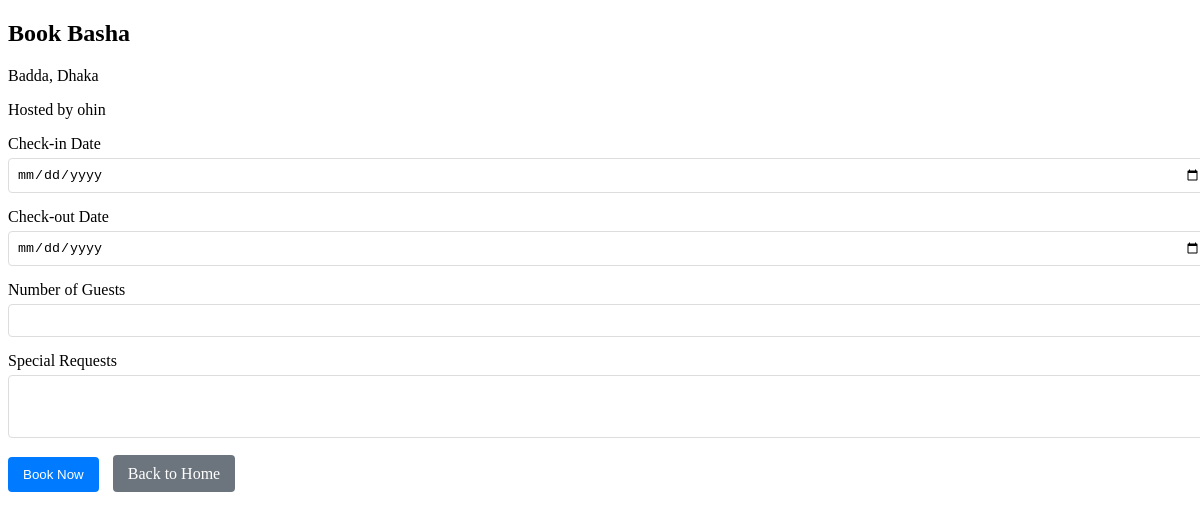
The app's page /booking/property/1/book (signed in) with its own data.
### app/models/property.py (models this page shows, shortened)
class Property(db.Model):
    id = db.Column(db.Integer, primary_key=True)
    title = db.Column(db.String(120), nullable=False)
    description = db.Column(db.Text, nullable=False)
    location = db.Column(db.String(200))
    price = db.Column(db.Float, nullable=False, default=0.0)
    host_id = db.Column(db.Integer, db.ForeignKey('user.id'), nullable=False)
    max_guests = db.Column(db.Integer)
    status = db.Column(db.String(20), default='active')  # active, inactive, pending, rejected
    area = db.Column(db.String(100), nullable=False)
    city = db.Column(db.String(100), nullable=False)
    created_at = db.Column(db.DateTime, default=datetime.utcnow)
    photos = db.relationship("PropertyPhoto", back_populates="property", cascade="all, delete-orphan")
    bookings = db.relationship("Booking", back_populates="property_item", cascade="all, delete-orphan", passive_deletes=True)
    host = db.relationship("User", back_populates="hosted_properties", foreign_keys=[host_id])
    photos_rel = db.relationship('PropertyPhoto', back_populates='property', cascade="all, delete-orphan")
    reviews = db.relationship('Review', back_populates='property', cascade='all, delete-orphan')
    wishlisted_by = db.relationship("Wishlist", back_populates="property")

### app/models/user.py (models this page shows, shortened)
class User(UserMixin, db.Model):
    __tablename__ = 'user'
    id = db.Column(db.Integer, primary_key=True)
    username = db.Column(db.String(100), nullable=False)
    email = db.Column(db.String(120), unique=True, nullable=False)
    password_hash = db.Column(db.String(128), nullable=False)
    role = db.Column(db.String(20), default='guest')
    profile_photo = db.Column(db.String(200))
    bio = db.Column(db.Text)
    date_created = db.Column(db.DateTime, default=datetime.utcnow)
    is_admin = db.Column(db.Boolean, default=False)
    hosted_properties = db.relationship('Property',back_populates='host',foreign_keys='Property.host_id',cascade='all, delete-orphan')
    bookings = db.relationship('Booking',back_populates='guest',foreign_keys='Booking.guest_id',cascade='all, delete-orphan')
    reviews = db.relationship('Review', back_populates='user', cascade='all, delete-orphan')
    wishlist = db.relationship("Wishlist", back_populates="user", cascade="all, delete-orphan")

### app/routes/booking.py (the view, shortened to what this page needs)
@booking_bp.route('/property/<int:property_id>/book', methods=['GET', 'POST'])
@login_required
def book_property(property_id):
    property = Property.query.get_or_404(property_id)
    form = BookingForm()
    nights = None
    total_price = None
    return render_template(
        'book_property.html',
        form=form,
        property=property,
        nights=nights,
        total_price=total_price
    )

### app/forms/booking_form.py
class BookingForm(FlaskForm):
    check_in = DateField('Check-in Date', validators=[DataRequired()])
    check_out = DateField('Check-out Date', validators=[DataRequired()])
    guests = IntegerField('Number of Guests', validators=[DataRequired(), NumberRange(min=1)])
    notes = TextAreaField('Special Requests')
    submit = SubmitField('Book Now')

### app/models/user.py (called while the page is built)
@login_manager.user_loader
def load_user(user_id):
    return User.query.get(int(user_id))

### app/templates/book_property.html (shortened to what this page needs)
<!DOCTYPE html>
<html>
<head>
</head>
<body>
<div class="container">
    <h2>Book {{ property.title }}</h2>
    <div class="property-info">
        <p>{{ property.area or 'N/A' }}, {{ property.city or 'N/A' }}</p>
        <p>Hosted by {{ property.host.username }}</p>
    </div>
    <form method="POST" id="booking-form" action="{{ url_for('booking.book_property', property_id=property.id) }}">
        <div class="form-group">
            {{ form.check_in.label }}
            {{ form.check_in(class="form-control") }}
        </div>
        <div class="form-group">
            {{ form.check_out.label }}
            {{ form.check_out(class="form-control") }}
        </div>
        <div class="form-group">
            {{ form.guests.label }}
            {{ form.guests(class="form-control") }}
        </div>
        <div class="form-group">
            {{ form.notes.label }}
            {{ form.notes(class="form-control", rows=3) }}
        </div>
        <div>
            {{ form.submit(class="btn btn-primary") }}
            <a href="{{ url_for('auth.home') }}" class="btn-home">Back to Home</a>
        </div>
    </form>
</div>
</body>
</html>

### app/templates/book_property.html (style rules this page uses)
.form-control { width: 100%; padding: 8px; margin: 5px 0 15px 0; border: 1px solid #ddd; border-radius: 4px; }
.btn-primary, .btn-home { padding: 10px 15px; border: none; border-radius: 4px; cursor: pointer; text-decoration: none; color: white; }
.btn-primary { background-color: #007bff; }
.btn-home { background-color: #6c757d; margin-left: 10px; }

### records on screen
Property: title "Basha", area "Badda", city "Dhaka"
User: host.username "ohin"
